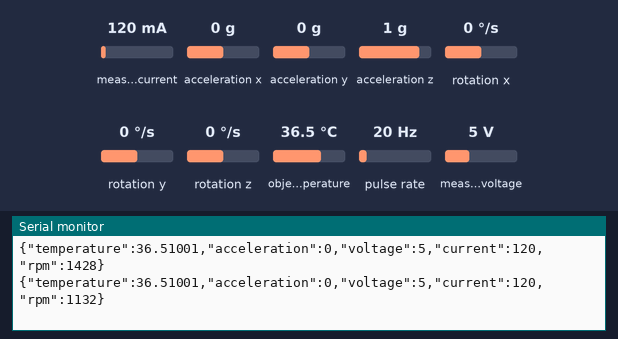
The program below on a simulated Arduino Nano, built with avr-gcc and run on an emulated ATmega328P. Shown: the last lines printed to the serial monitor. Wiring (inferred from the names in the program): pulse sensor: data pin 2. Inputs (shaded band) come from the test bench; at power-on: acceleration x 0 g, pulse rate 20 Hz, measured current 120 mA, acceleration y 0 g, acceleration z 1 g, rotation x 0 °/s, rotation y 0 °/s, rotation z 0 °/s, object temperature 36.5 °C, measured voltage 5 V.

Above: at 1.2 s.
1.3 s: acceleration x set to -1.4 g
At 1.65 s:
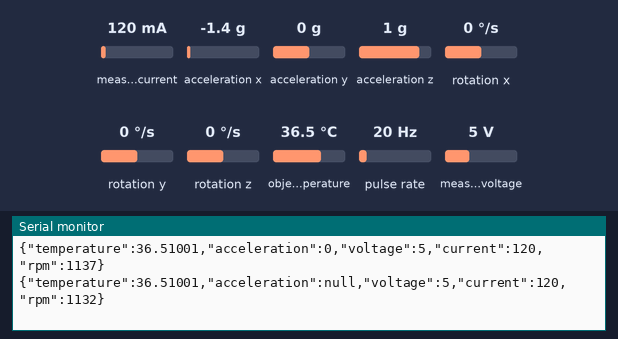
3.4 s: pulse rate (sensor on pin 2) set to 4 Hz
At 3.56 s:
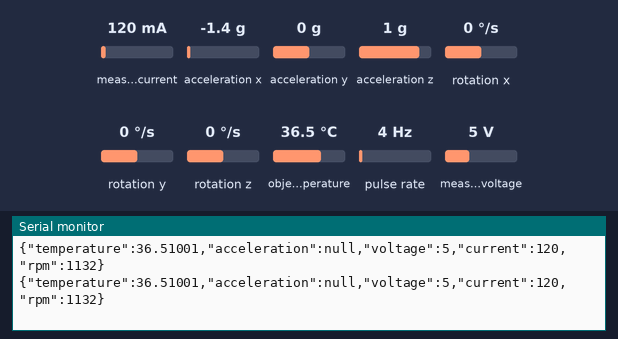
4.9 s: measured current set to 40 mA
At 5.04 s:
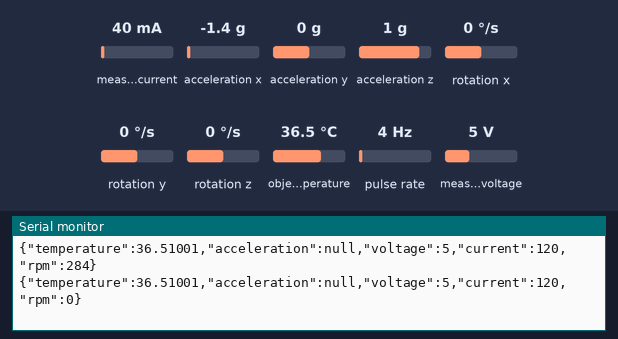
6.4 s: acceleration y set to -1.4 g
At 6.52 s:
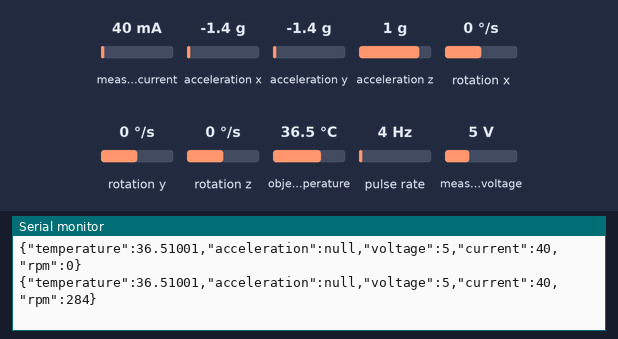
7.9 s: pulse rate (sensor on pin 2) set to 50 Hz
At 8.0 s:
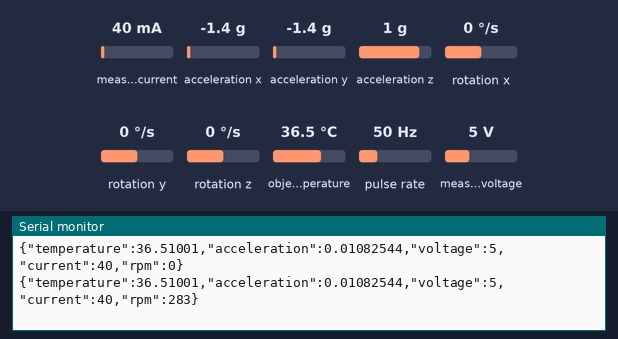
9.4 s: acceleration z set to -1.4 g
At 9.49 s:
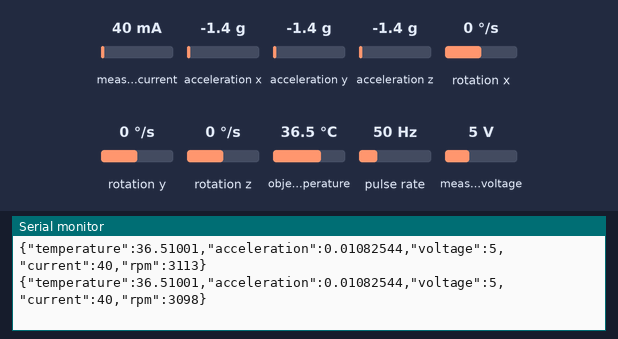
Timing chart, 0 to 11.9 s (numbered marks = the images above; inputs shaded):
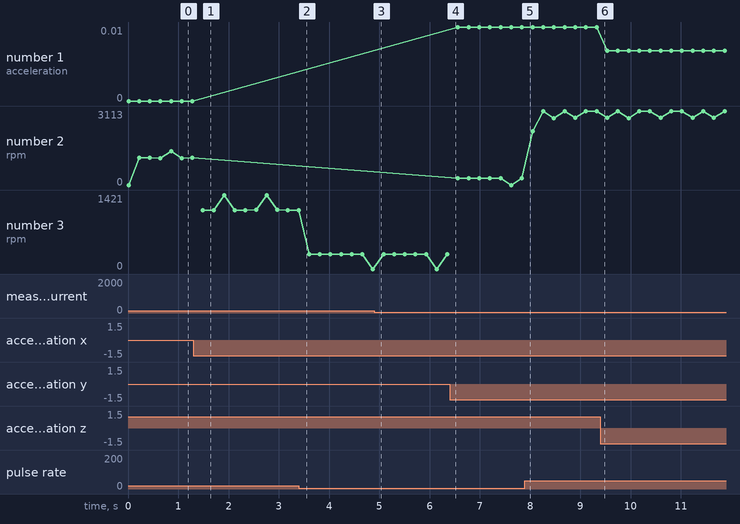

The program:

main.cpp
```cpp
#include <Arduino.h>
#include <Wire.h>
#include <ArduinoJson.h>

#include <MPU6050.h>
#include <Adafruit_MLX90614.h>
#include <Adafruit_INA219.h>

#define HALL_SENSOR_PIN 2

volatile unsigned int rpmCount = 0;
unsigned long lastRPMMillis = 0;

MPU6050 mpu;
Adafruit_MLX90614 mlx = Adafruit_MLX90614();
Adafruit_INA219 ina219;

void countRPM() {
  rpmCount++;
}

float readTemperature() {
  return mlx.readObjectTempC();
}

float readAcceleration() {
  int16_t ax, ay, az;
  mpu.getAcceleration(&ax, &ay, &az);
  return sqrt(ax * ax + ay * ay + az * az) / 16384.0;
}

float readVoltage() {
  return ina219.getBusVoltage_V();
}

float readCurrent() {
  return ina219.getCurrent_mA();
}

int readRPM() {
  unsigned long now = millis();
  unsigned long elapsed = now - lastRPMMillis;
  if (elapsed == 0) return 0; // Evitar división por cero

  lastRPMMillis = now;

  noInterrupts();
  unsigned int count = rpmCount;
  rpmCount = 0;
  interrupts();

  float rpm = (count * 60000.0) / elapsed;
  return (int)rpm;
}

void sendSensorData() {
  StaticJsonDocument<200> doc;

  doc["temperature"] = readTemperature();
  doc["acceleration"] = readAcceleration();
  doc["voltage"] = readVoltage();
  doc["current"] = readCurrent();
  doc["rpm"] = readRPM();

  serializeJson(doc, Serial);
  Serial.println();
}

void setup() {
  Serial.begin(115200);
  Wire.begin();

  pinMode(HALL_SENSOR_PIN, INPUT_PULLUP);
  attachInterrupt(digitalPinToInterrupt(HALL_SENSOR_PIN), countRPM, RISING);

  lastRPMMillis = millis();

  mpu.initialize();
  if (!mpu.testConnection()) {
    Serial.println("MPU6050 connection failed");
  }

  if (!mlx.begin()) {
    Serial.println("MLX90614 not found");
    while(1);
  }

  if (!ina219.begin()) {
    Serial.println("INA219 not found");
    while(1);
  }
}

void loop() {
  sendSensorData();
  delay(200);
}
```

Measured:
- after the input at 1.3 s, the serial monitor: prints a new line after 0.19 s (image 1)
- plotted number 1: 0 → 0.01 after the input at 6.4 s, 0.01 → 0.01 after the input at 9.4 s
- plotted number 2: 283 → 3098 after the input at 7.9 s
